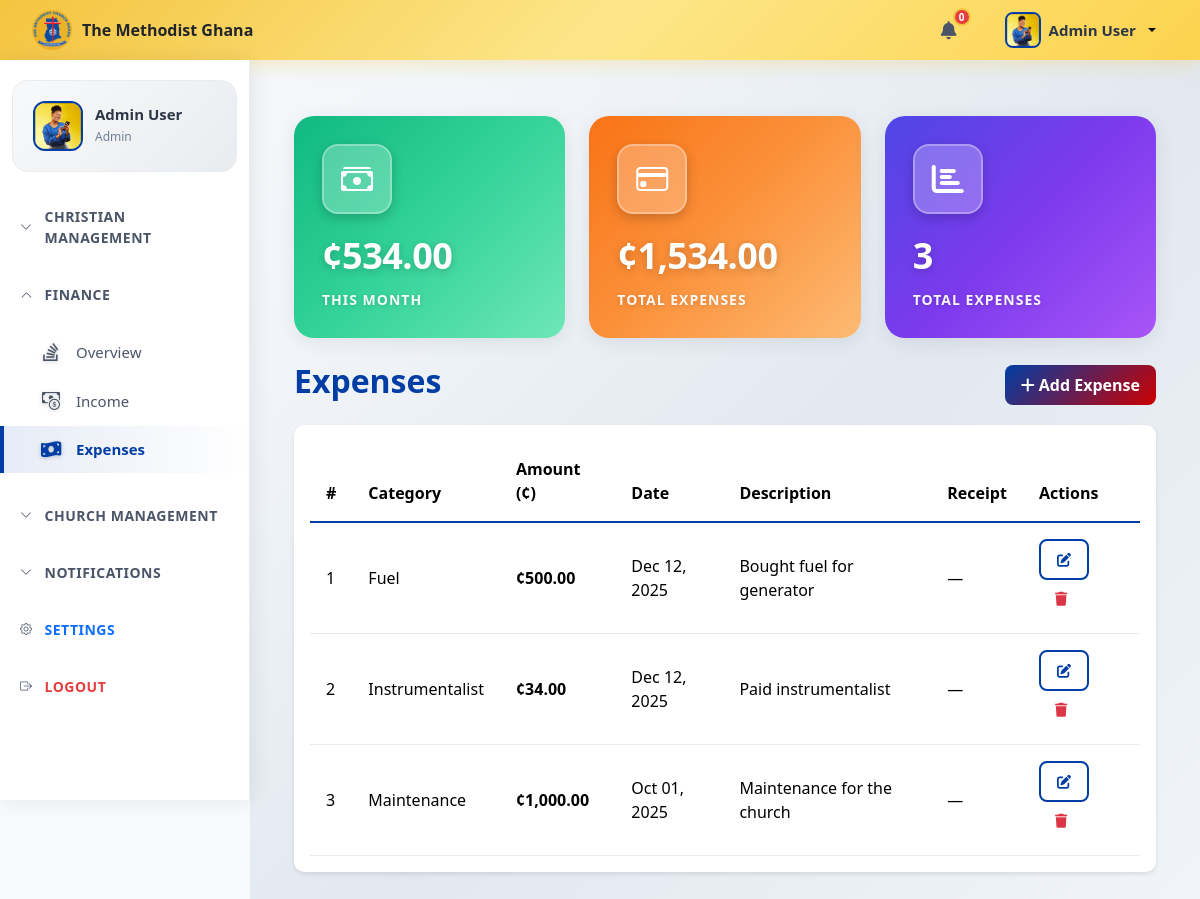
Before: /app/views/expenses.php (signed in) with the older database file.
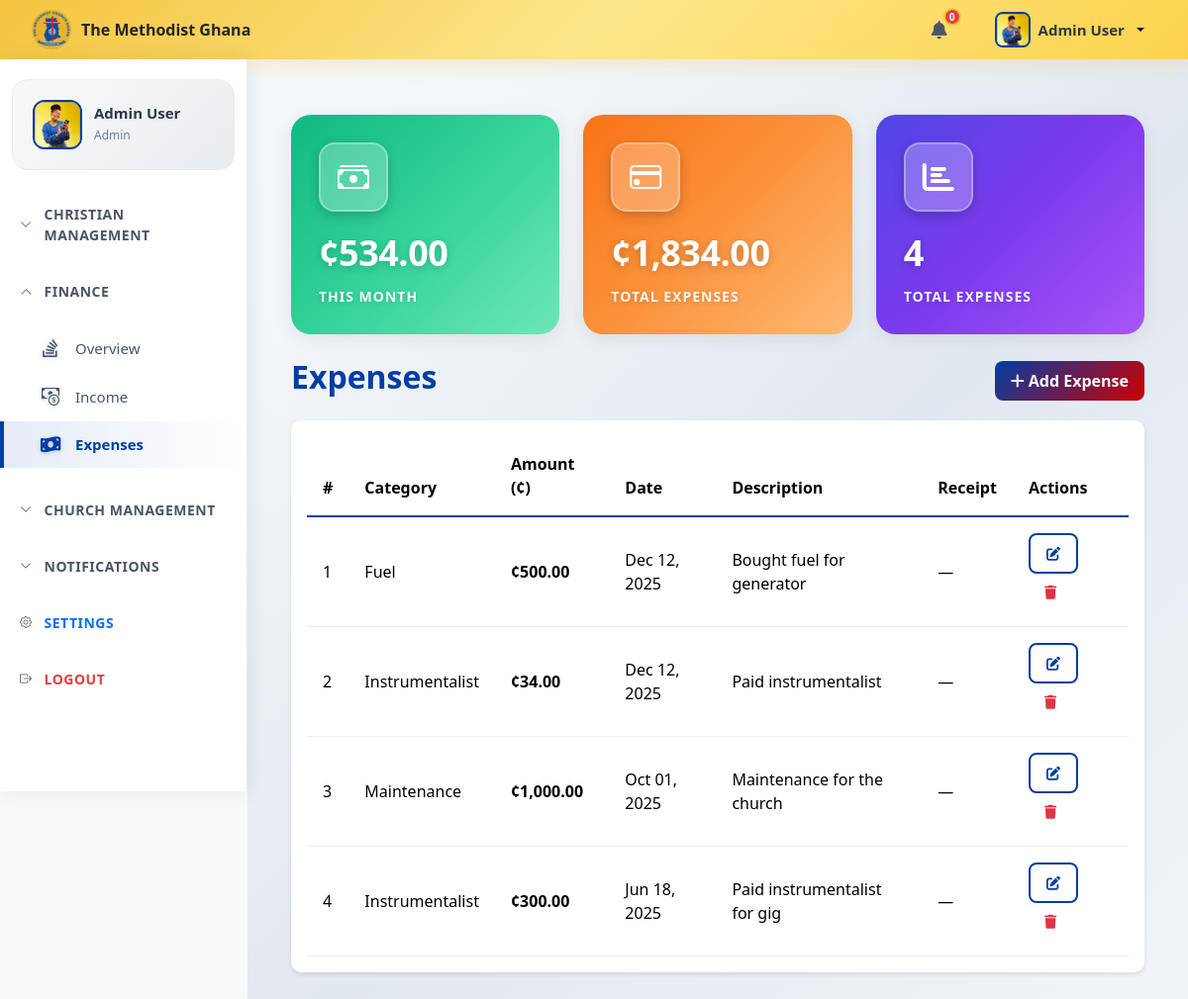
After: the same page with the newer database file.
### tables this page shows
CREATE TABLE `expenses` (
  `id` int(11) NOT NULL,
  `expense_date` date NOT NULL,
  `category_id` int(11) NOT NULL,
  `amount` decimal(10,2) NOT NULL,
  `description` text DEFAULT NULL,
  `receipt_path` varchar(255) DEFAULT NULL,
  `created_at` timestamp NOT NULL DEFAULT current_timestamp()
);

CREATE TABLE `expense_categories` (
  `id` int(11) NOT NULL,
  `name` varchar(100) NOT NULL,
  `description` text DEFAULT NULL,
  `created_at` timestamp NOT NULL DEFAULT current_timestamp()
);

### app/models/Expense.php (called while the page is built, shortened)
<?php
class Expense
{
    private $conn;
    private $table = "expenses";
    public function __construct($db)
    {
        $this->conn = $db;
    }
    public function getAll()
    {
        $sql = "SELECT e.*, c.name AS category_name
                FROM {$this->table} e
                JOIN expense_categories c ON e.category_id = c.id
                ORDER BY e.expense_date DESC";
        $stmt = $this->conn->prepare($sql);
        $stmt->execute();
        return $stmt;
    }
    public function getTotalAmount()
    {
        $sql = "SELECT SUM(amount) AS total_amount FROM {$this->table}";
        $stmt = $this->conn->prepare($sql);
        $stmt->execute();
        return $stmt->fetch(PDO::FETCH_ASSOC);
    }
}
?>

### app/views/expenses.php (the view, shortened to what the changed rows need)
<?php
require_once __DIR__ . '/../models/Expense.php';
$pdo = Database::getInstance()->getConnection();
$expenseModel = new Expense($pdo);
$total_amount = $expenseModel->getTotalAmount();
$expenses = $expenseModel->getAll()->fetchAll(PDO::FETCH_ASSOC);
?>
<?php include 'header.php'; ?>
<div class="main-content">
    <div class="container-fluid mt-4">
      <div class="row mb-4">
             <div class="col-md-4">
                <div class="card stat-card stat-card-orange">
                    <div class="card-body">
                        <div class="stat-icon">
                            <i class="bis bi-credit-card"></i>
                        </div>
                        <p class="stat-value">¢<?php echo number_format($total_amount['total_amount'], 2); ?></p>
                        <p class="stat-label">Total Expenses</p>
                    </div>
                </div>
            </div>
            <div class="col-md-4">
                <div class="card stat-card stat-card-blue">
                    <div class="card-body">
                        <div class="stat-icon">
                            <i class="fas fa-chart-bar"></i>
                        </div>
                        <p class="stat-value"><?php echo count($expenses); ?></p>
                        <p class="stat-label">Total Expenses</p>
                    </div>
                </div>
            </div>
        </div>
        <div class="d-flex justify-content-between align-items-center mb-3">
            <h2 class="fw-bold" style="color: var(--primary-color);">Expenses</h2>
        </div>
        <div class="card mb-4">
            <div class="card-body table-responsive">
                <table class="table table-hover align-middle">
                    <thead style="background-color: var(--primary-color); color: #fff;">
                        <tr>
                            <th>#</th>
                            <th>Category</th>
                            <th>Amount (¢)</th>
                            <th>Date</th>
                            <th>Description</th>
                            <th>Receipt</th>
                            <th>Actions</th>
                        </tr>
                    </thead>
                    <tbody>
                        <?php foreach ($expenses as $i => $row): ?>
                            <tr>
                                <td><?= $i + 1 ?></td>
                                <td><?= htmlspecialchars($row['category_name'] ?? 'Uncategorized') ?></td>
                                <td><strong>¢<?= number_format($row['amount'], 2) ?></strong></td>
                                <td><?= date('M d, Y', strtotime($row['expense_date'])) ?></td>
                                <td><?= nl2br(htmlspecialchars($row['description'] ?? '')) ?></td>
                                <td>
                                    <?php if (!empty($row['receipt_path'])): ?>
                                        <a href="<?= BASE_URL .'/'. htmlspecialchars($row['receipt_path']) ?>" target="_blank">View</a>
                                    <?php else: ?>
                                        —
                                    <?php endif; ?>
                                </td>
                                <td>
                                    <button class="btn btn-sm btn-outline-primary"
                                            data-bs-toggle="modal"
                                            data-bs-target="#editExpenseModal<?= $row['id'] ?>">
                                        <i class="fas fa-edit"></i>
                                    </button>
                                    <button class="btn btn-sm btn-outline-danger"
                                            data-bs-toggle="modal"
                                            data-bs-target="#deleteExpenseModal<?= $row['id'] ?>">
                                        <i class="fas fa-trash"></i>
                                    </button>
                                </td>
                            </tr>
                        <?php endforeach; ?>
                    </tbody>
                </table>
            </div>
        </div>
    </div>
</div>

Changed rows visible on the page:
added expenses: category.name "Instrumentalist", amount "300.00", expense_date "Jun 18, 2025", description "Paid instrumentalist for gig"
Other visible differences:
$total_amount['total_amount']: "1,534.00" → "1,834.00"
count($expenses): "3" → "4"
